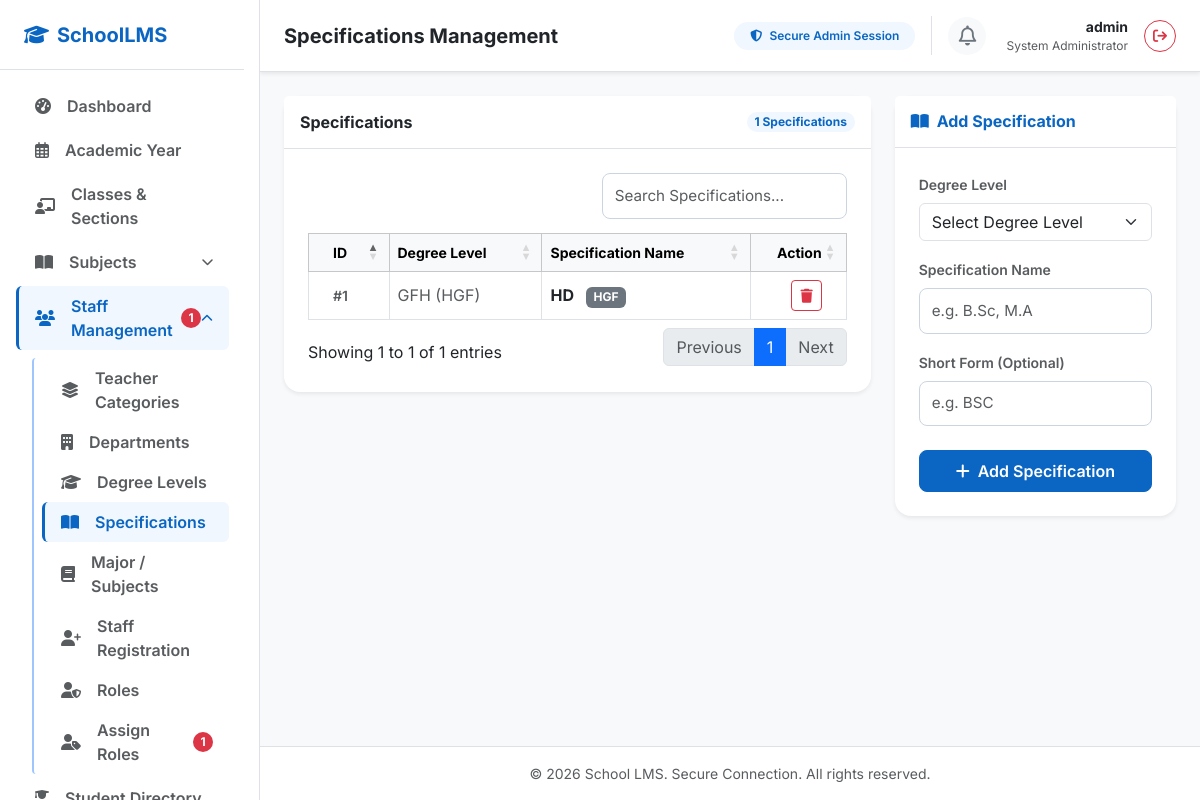
The page /admin/specifications (signed in) on the database its author committed.
### app.py (models this page shows, shortened)
class Specification(db.Model):
    __tablename__ = 'specifications'
    id = db.Column(db.Integer, primary_key=True)
    name = db.Column(db.String(100), nullable=False)
    short_form = db.Column(db.String(20), nullable=True)
    degree_level_id = db.Column(db.Integer, db.ForeignKey('degree_levels.id', ondelete='CASCADE'), nullable=False)
    degree_level = db.relationship('DegreeLevel', backref='specifications')

class DegreeLevel(db.Model):
    __tablename__ = 'degree_levels'
    id = db.Column(db.Integer, primary_key=True)
    name = db.Column(db.String(100), unique=True, nullable=False)
    short_form = db.Column(db.String(20), nullable=True)

### app.py (the view)
@app.route('/admin/specifications')
def specifications():
    if not session.get('admin_logged_in'):
        flash("Access denied. Please log in first.", "warning")
        return redirect(url_for('login'))
    specifications = Specification.query.join(DegreeLevel).order_by(DegreeLevel.name, Specification.name).all()
    degree_levels = DegreeLevel.query.order_by(DegreeLevel.name).all()
    return render_template('admin/specifications.html', specifications=specifications, degree_levels=degree_levels, admin_username=session.get('admin_username'))

### templates/admin/specifications.html (shortened to what this page needs)
{% extends "admin/base.html" %}
{% block header_title %}Specifications Management{% endblock %}
{% block extra_css %}
<link rel="stylesheet" href="https://cdn.datatables.net/1.13.6/css/dataTables.bootstrap5.min.css">
{% endblock %}
{% block content %}
<div class="row g-4">
    <div class="col-lg-8">
        <div class="card border-0 shadow-sm rounded-4 bg-white">
            <div class="card-header bg-white border-bottom py-3 d-flex justify-content-between align-items-center">
                <h6 class="fw-bold text-dark mb-0">Specifications</h6>
                <span class="badge bg-blue-light text-blue-primary rounded-pill">{{ specifications|length }} Specifications</span>
            </div>
            <div class="card-body p-4">
                <div class="table-responsive">
                    <table id="specificationsTable" class="table table-bordered table-hover align-middle mb-0 w-100">
                        <thead class="table-light text-muted fw-semibold small">
                            <tr>
                                <th class="ps-4">ID</th>
                                <th>Degree Level</th>
                                <th>Specification Name</th>
                                <th class="text-end pe-4">Action</th>
                            </tr>
                        </thead>
                        <tbody>
                            {% for spec in specifications %}
                                <tr>
                                    <td class="ps-4 text-muted small fw-semibold">#{{ spec.id }}</td>
                                    <td class="text-muted">
                                        {{ spec.degree_level.name }}
                                        {% if spec.degree_level.short_form %}
                                            ({{ spec.degree_level.short_form }})
                                        {% endif %}
                                    </td>
                                    <td class="fw-bold text-dark">
                                        {{ spec.name }}
                                        {% if spec.short_form %}
                                            <span class="badge bg-secondary ms-2">{{ spec.short_form }}</span>
                                        {% endif %}
                                    </td>
                                    <td class="text-end pe-4">
                                        <form method="POST" action="{{ url_for('delete_specification', id=spec.id) }}" class="d-inline" onsubmit="return confirm('Are you sure you want to delete this specification?');">
                                            <button type="submit" class="btn btn-sm btn-outline-danger"><i class="fa-solid fa-trash"></i></button>
                                        </form>
                                    </td>
                                </tr>
                            {% endfor %}
                        </tbody>
                    </table>
                </div>
            </div>
        </div>
    </div>
    <div class="col-lg-4">
        <div class="card border-0 shadow-sm rounded-4 bg-white">
            <div class="card-header bg-white border-bottom py-3">
                <h6 class="fw-bold text-blue-primary mb-0">
                    <i class="fa-solid fa-book-open me-2"></i>Add Specification
                </h6>
            </div>
            <div class="card-body p-4">
                <form method="POST" action="{{ url_for('add_specification') }}" class="needs-validation" novalidate>
                    <div class="mb-3">
                        <label for="degree_level_id" class="form-label fw-semibold text-muted small">Degree Level</label>
                        <select class="form-select" id="degree_level_id" name="degree_level_id" required>
                            <option value="" selected disabled>Select Degree Level</option>
                        </select>
                    </div>
                    <div class="mb-3">
                        <label for="specification_name" class="form-label fw-semibold text-muted small">Specification Name</label>
                        <input type="text" class="form-control" id="specification_name" name="name" placeholder="e.g. B.Sc, M.A" oninput="this.value = this.value.toUpperCase()" required>
                    </div>
                    <div class="mb-4">
                        <label for="short_form" class="form-label fw-semibold text-muted small">Short Form (Optional)</label>
                        <input type="text" class="form-control" id="short_form" name="short_form" placeholder="e.g. BSC" oninput="this.value = this.value.toUpperCase()">
                    </div>
                    <button type="submit" class="btn btn-blue-primary w-100 py-2 fw-semibold">
                        <i class="fa-solid fa-plus me-1"></i> Add Specification
                    </button>
                </form>
            </div>
        </div>
    </div>
</div>
{% endblock %}

### static/css/style.css (style rules this page uses)
:root { --blue-primary: #0a66c2; --blue-hover: #004182; --blue-dark: #002244; --blue-light: #f0f7fe; --blue-accent: #3b82f6; --bg-light: #f8fafc; --text-dark: #1e293b; --text-muted: #64748b; --success-light: #d1fae5; --success-text: #065f46; --warning-light: #fef3c7; --warning-text: #92400e; --info-light: #e0f2fe; --info-text: #0369a1; }
body { font-family: 'Inter', sans-serif; color: var(--text-dark); background-color: var(--bg-light) !important; }
.text-blue-primary { color: var(--blue-primary) !important; }
.bg-blue-light { background-color: var(--blue-light) !important; }
.btn-blue-primary { background-color: var(--blue-primary); border-color: var(--blue-primary); color: #ffffff; transition: all 0.2s ease-in-out; border-radius: 8px; }
.form-control { font-size: 0.95rem; padding: 0.65rem 0.75rem; border: 1px solid #cbd5e1; border-radius: 8px; transition: all 0.15s ease-in-out; }

### rows shown on the page
Specification: id "1", degree_level.name "GFH", degree_level.short_form "HGF", name "HD", short_form "HGF"

### other values the page prints
{{ unassigned_staff_count }} "1"
{{ admin_username or 'Admin' }} "admin"
{{ specifications|length }} "1"
